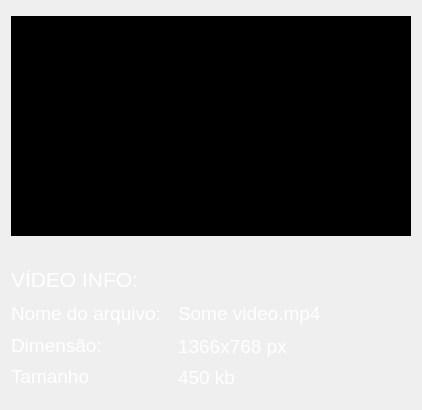
        <widget class="QFrame" name="frame_2">
         <property name="styleSheet">
          <string notr="true">border: none;</string>
         </property>
         <property name="frameShape">
          <enum>QFrame::StyledPanel</enum>
         </property>
         <property name="frameShadow">
          <enum>QFrame::Raised</enum>
         </property>
         <layout class="QVBoxLayout" name="verticalLayout_2">
          <item>
           <widget class="QFrame" name="frame_image">
            <property name="sizePolicy">
             <sizepolicy hsizetype="Expanding" vsizetype="Preferred">
              <horstretch>0</horstretch>
              <verstretch>0</verstretch>
             </sizepolicy>
            </property>
            <property name="minimumSize">
             <size>
              <width>400</width>
              <height>250</height>
             </size>
            </property>
            <property name="maximumSize">
             <size>
              <width>16777215</width>
              <height>250</height>
             </size>
            </property>
            <property name="styleSheet">
             <string notr="true">margin-bottom: 10px;</string>
            </property>
            <property name="frameShape">
             <enum>QFrame::StyledPanel</enum>
            </property>
            <property name="frameShadow">
             <enum>QFrame::Raised</enum>
            </property>
            <layout class="QHBoxLayout" name="horizontalLayout_2">
             <property name="spacing">
              <number>0</number>
             </property>
             <property name="leftMargin">
              <number>0</number>
             </property>
             <property name="topMargin">
              <number>0</number>
             </property>
             <property name="rightMargin">
              <number>0</number>
             </property>
             <property name="bottomMargin">
              <number>0</number>
             </property>
             <item>
              <widget class="QLabel" name="label_7">
               <property name="minimumSize">
                <size>
                 <width>400</width>
                 <height>230</height>
                </size>
               </property>
               <property name="maximumSize">
                <size>
                 <width>400</width>
                 <height>230</height>
                </size>
               </property>
               <property name="styleSheet">
                <string notr="true">background-color: rgb(0, 0, 0);
padding: 0px;</string>
               </property>
               <property name="text">
                <string/>
               </property>
              </widget>
             </item>
            </layout>
           </widget>
          </item>
          <item>
           <widget class="QFrame" name="frame_3">
            <property name="sizePolicy">
             <sizepolicy hsizetype="Preferred" vsizetype="Fixed">
              <horstretch>0</horstretch>
              <verstretch>0</verstretch>
             </sizepolicy>
            </property>
            <property name="maximumSize">
             <size>
              <width>16777215</width>
              <height>150</height>
             </size>
            </property>
            <property name="toolTip">
             <string comment="Carregar vídeo"/>
            </property>
            <property name="frameShape">
             <enum>QFrame::StyledPanel</enum>
            </property>
            <property name="frameShadow">
             <enum>QFrame::Raised</enum>
            </property>
            <layout class="QFormLayout" name="formLayout">
             <property name="leftMargin">
              <number>0</number>
             </property>
             <property name="topMargin">
              <number>0</number>
             </property>
             <property name="bottomMargin">
              <number>9</number>
             </property>
             <item row="3" column="0">
              <widget class="QLabel" name="label_video_info">
               <property name="font">
                <font>
                 <pointsize>16</pointsize>
                </font>
               </property>
               <property name="styleSheet">
                <string notr="true">color: rgb(255, 255, 255);
padding: 0px;</string>
               </property>
               <property name="text">
                <string>VÍDEO INFO:</string>
               </property>
              </widget>
             </item>
             <item row="4" column="0">
              <widget class="QLabel" name="label_nome_do_arquivo">
               <property name="sizePolicy">
                <sizepolicy hsizetype="Fixed" vsizetype="Fixed">
                 <horstretch>0</horstretch>
                 <verstretch>0</verstretch>
                </sizepolicy>
               </property>
               <property name="minimumSize">
                <size>
                 <width>155</width>
                 <height>30</height>
                </size>
               </property>
               <property name="maximumSize">
                <size>
                 <width>155</width>
                 <height>30</height>
                </size>
               </property>
               <property name="font">
                <font>
                 <pointsize>14</pointsize>
                </font>
               </property>
               <property name="styleSheet">
                <string notr="true">color: rgb(255, 255, 255);
padding: 0px;</string>
               </property>
               <property name="text">
                <string>Nome do arquivo: </string>
               </property>
              </widget>
             </item>
             <item row="4" column="1">
              <widget class="QLabel" name="label_rsp_nome_do_arquivo">
               <property name="sizePolicy">
                <sizepolicy hsizetype="Fixed" vsizetype="Preferred">
                 <horstretch>0</horstretch>
                 <verstretch>0</verstretch>
                </sizepolicy>
               </property>
               <property name="maximumSize">
                <size>
                 <width>300</width>
                 <height>16777215</height>
                </size>
               </property>
               <property name="font">
                <font>
                 <pointsize>14</pointsize>
                </font>
               </property>
               <property name="styleSheet">
                <string notr="true">color: rgb(255, 255, 255);
padding-left: 1px;</string>
               </property>
               <property name="text">
                <string>Some video.mp4</string>
               </property>
              </widget>
             </item>
             <item row="5" column="0">
              <widget class="QLabel" name="label_dimensao">
               <property name="sizePolicy">
                <sizepolicy hsizetype="Fixed" vsizetype="Fixed">
                 <horstretch>0</horstretch>
                 <verstretch>0</verstretch>
                </sizepolicy>
               </property>
               <property name="font">
                <font>
                 <pointsize>14</pointsize>
                </font>
               </property>
               <property name="styleSheet">
                <string notr="true">color: rgb(255, 255, 255);
padding: 0px;</string>
               </property>
               <property name="text">
                <string>Dimensão:</string>
               </property>
              </widget>
             </item>
             <item row="5" column="1">
              <widget class="QLabel" name="label_rsp_dimensao">
               <property name="font">
                <font>
                 <pointsize>14</pointsize>
                </font>
               </property>
               <property name="styleSheet">
                <string notr="true">color: rgb(255, 255, 255);
padding: 1px;</string>
               </property>
               <property name="text">
                <string>1366x768 px</string>
               </property>
              </widget>
             </item>
             <item row="6" column="0">
              <widget class="QLabel" name="label_tamanho">
               <property name="sizePolicy">
                <sizepolicy hsizetype="Fixed" vsizetype="Fixed">
                 <horstretch>0</horstretch>
                 <verstretch>0</verstretch>
                </sizepolicy>
               </property>
               <property name="font">
                <font>
                 <pointsize>14</pointsize>
                </font>
               </property>
               <property name="styleSheet">
                <string notr="true">color: rgb(255, 255, 255);
padding: 0px;</string>
               </property>
               <property name="text">
                <string>Tamanho</string>
               </property>
              </widget>
             </item>
             <item row="6" column="1">
              <widget class="QLabel" name="label_rsp_tamanho">
               <property name="font">
                <font>
                 <pointsize>14</pointsize>
                </font>
               </property>
               <property name="styleSheet">
                <string notr="true">color: rgb(255, 255, 255);
padding: 1px;</string>
               </property>
               <property name="text">
                <string>450 kb</string>
               </property>
              </widget>
             </item>
            </layout>
           </widget>
          </item>
         </layout>
        </widget>
